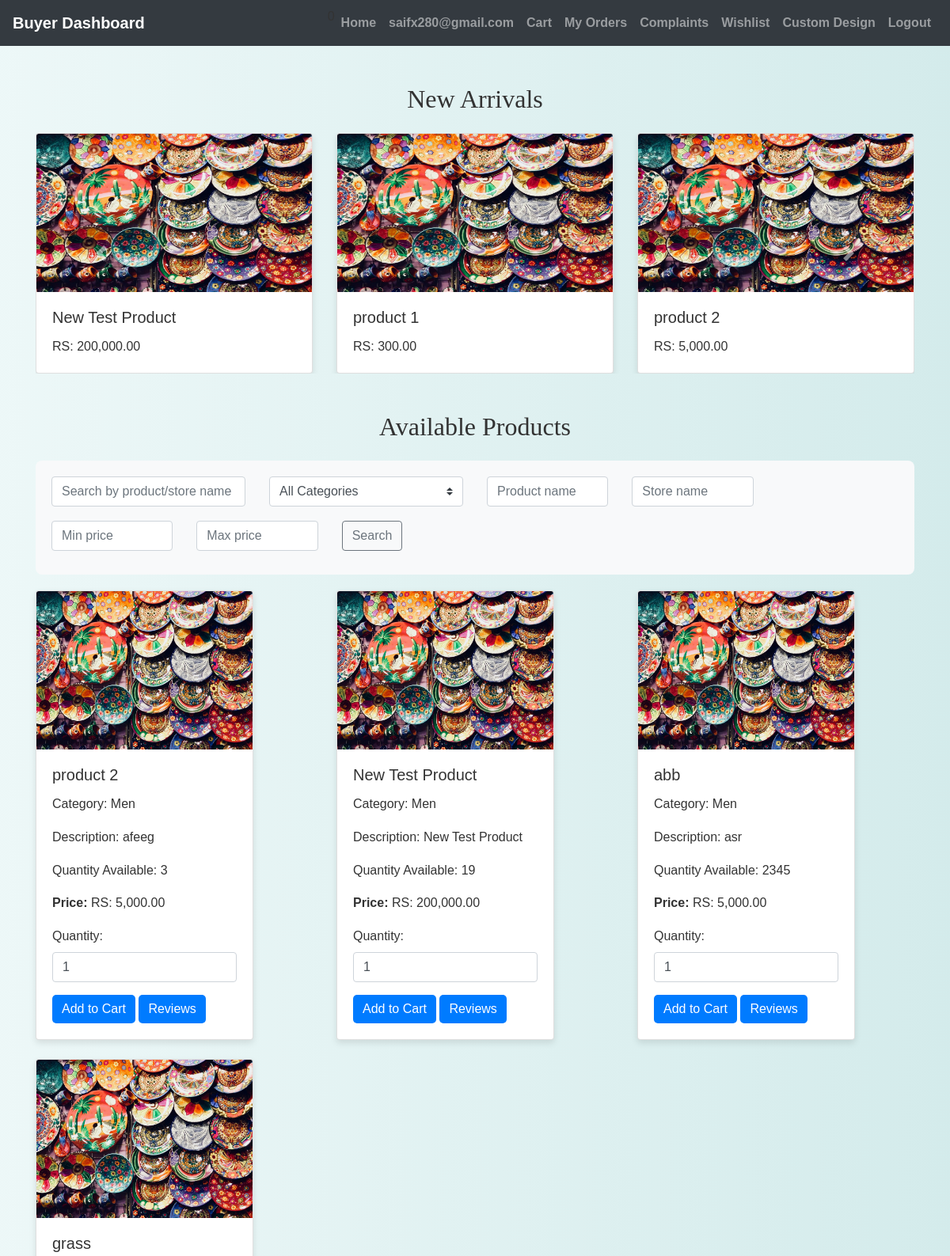
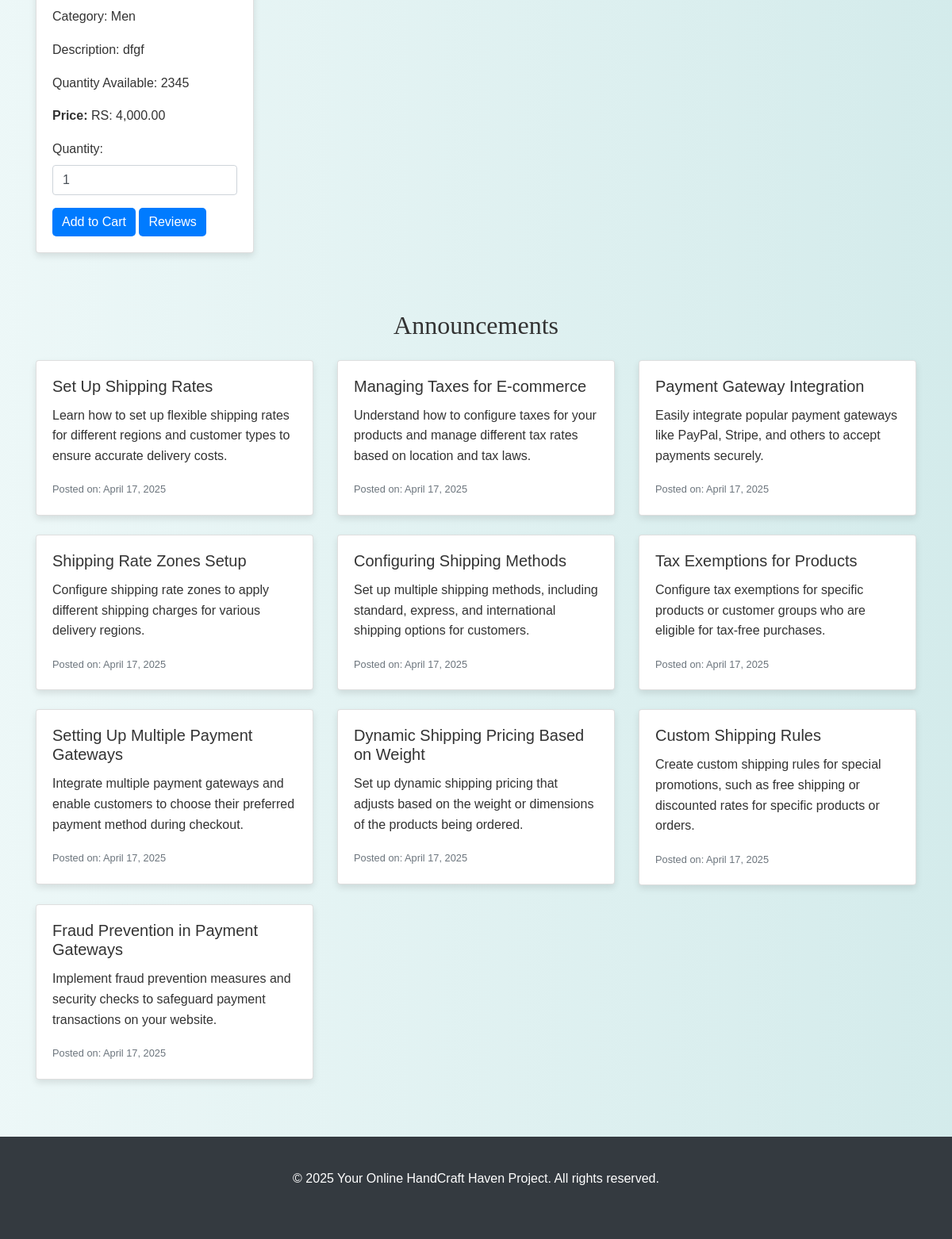
The app's page /buyer/buyer_home.php (signed in) with its own data (2 pictures, top to bottom).
### tables this page shows
CREATE TABLE `products` (
  `ProductID` int(11) NOT NULL,
  `ProductName` varchar(255) NOT NULL,
  `Description` text NOT NULL,
  `Price` decimal(10,2) NOT NULL,
  `StockQuantity` int(11) NOT NULL,
  `CategoryID` int(11) DEFAULT NULL,
  `SellerID` int(11) DEFAULT NULL,
  `ImageURL` varchar(255) DEFAULT NULL,
  `Timestamp` timestamp NOT NULL DEFAULT current_timestamp(),
  `status` enum('pending','approved','rejected') DEFAULT 'approved'
);

CREATE TABLE `categories` (
  `id` int(11) NOT NULL,
  `name` varchar(255) NOT NULL
);

CREATE TABLE `announcements` (
  `id` int(11) NOT NULL,
  `title` varchar(255) NOT NULL,
  `content` text NOT NULL,
  `announcement_date` timestamp NOT NULL DEFAULT current_timestamp(),
  `status` enum('active','inactive') DEFAULT 'active',
  `created_at` timestamp NOT NULL DEFAULT current_timestamp(),
  `updated_at` timestamp NOT NULL DEFAULT current_timestamp() ON UPDATE current_timestamp()
);

### buyer/buyer_home.php (the view, shortened to what this page needs)
<?php
include('config.php');
$sql_products = "SELECT p.*, c.name AS category_name, s.StoreName, s.Location
                FROM products p
                JOIN stores s ON p.SellerID = s.SellerID
                JOIN categories c ON p.CategoryID = c.id
                WHERE p.status = 'approved'";
$search_query = "";
$product_name = "";
$store_name = "";
$min_price = "";
$max_price = "";
$category_id = $_GET['category'] ?? "all";
$result_products = mysqli_query($conn, $sql_products);
?>
<!DOCTYPE html>
<html>
<head>
    <link rel="stylesheet" href="https://maxcdn.bootstrapcdn.com/bootstrap/4.0.0/css/bootstrap.min.css">
    <link rel="stylesheet" href="./css/style.css">
</head>
<body>
    <?php include('buyer_navbar.php'); ?>
    <div class="container mt-5">
        <h2 class="mb-4">New Arrivals</h2>
        <div id="new-arrivals-carousel" class="carousel slide" data-ride="carousel">
            <div class="carousel-inner">
                <?php
                $sql_new_arrivals = "SELECT * FROM products ORDER BY Timestamp DESC LIMIT 5";
                $result_new_arrivals = mysqli_query($conn, $sql_new_arrivals);
                $products_count = mysqli_num_rows($result_new_arrivals);
                $active = true;
                for ($i = 0; $i < $products_count; $i += 2) {
                    ?>
                    <div class="carousel-item <?php echo $active ? 'active' : ''; ?>">
                        <div class="row">
                            <?php
                            for ($j = $i; $j < min($i + 3, $products_count); $j++) {
                                mysqli_data_seek($result_new_arrivals, $j);
                                $row_new_arrival = mysqli_fetch_assoc($result_new_arrivals);
                                ?>
                                <div class="col-md-4">
                                    <div class="card" style="height: 100%;">
                                        <img class="card-img-top" src="../seller/products_images/<?php echo $row_new_arrival['ImageURL']; ?>" alt="Product Image" height="200px">
                                        <div class="card-body">
                                            <h5 class="card-title"><?php echo $row_new_arrival['ProductName']; ?></h5>
                                            <p class="card-text">RS: <?php echo number_format($row_new_arrival['Price'], 2); ?></p>
                                        </div>
                                    </div>
                                </div>
                                <?php
                            }
                            ?>
                        </div>
                    </div>
                    <?php
                    $active = false;
                }
                ?>
            </div>
            <a class="carousel-control-prev" href="#new-arrivals-carousel" role="button" data-slide="prev">
                <span class="carousel-control-prev-icon" aria-hidden="true"></span>
            </a>
            <a class="carousel-control-next" href="#new-arrivals-carousel" role="button" data-slide="next">
                <span class="carousel-control-next-icon" aria-hidden="true"></span>
            </a>
        </div>
    </div>
    <div class="container mt-5">
        <h2 class="mb-4">Available Products</h2>
        <div class="search-bar">
            <form method="GET" action="">
                <div class="row">
                    <div class="col-md-3">
                        <input type="text" class="form-control" placeholder="Search by product/store name" name="search" value="<?php echo $search_query; ?>">
                    </div>
                    <div class="col-md-3">
                        <select class="custom-select" name="category">
                            <option value="all" <?php if ($category_id == "all") echo "selected"; ?>>All Categories</option>
                        </select>
                    </div>
                    <div class="col-md-2">
                        <input type="text" class="form-control" placeholder="Product name" name="product_name" value="<?php echo $product_name; ?>">
                    </div>
                    <div class="col-md-2">
                        <input type="text" class="form-control" placeholder="Store name" name="store_name" value="<?php echo $store_name; ?>">
                    </div>
                </div>
                <div class="row mt-2">
                    <div class="col-md-2">
                        <input type="number" class="form-control" placeholder="Min price" name="min_price" value="<?php echo $min_price; ?>">
                    </div>
                    <div class="col-md-2">
                        <input type="number" class="form-control" placeholder="Max price" name="max_price" value="<?php echo $max_price; ?>">
                    </div>
                    <div class="col-md-2">
                        <button class="btn btn-outline-secondary" type="submit">Search</button>
                    </div>
                </div>
            </form>
        </div>
        <?php if (mysqli_num_rows($result_products) > 0) : ?>
            <div class="row">
                <?php while ($row = mysqli_fetch_assoc($result_products)) : ?>
                    <div class="col-md-4 mb-4 d-flex">
                        <div class="card flex-fill d-flex flex-column">
                            <img class="card-img-top" src="../seller/products_images/<?php echo $row['ImageURL']; ?>" alt="Product Image" height="200px" width="100%">
                            <div class="card-body">
                                <h5 class="card-title"><?php echo $row['ProductName']; ?></h5>
                                <p class="card-text">Category: <?php echo $row['category_name']; ?></p>
                                <p class="card-text">Description: <?php echo $row['Description']; ?></p>
                                <p class="card-text">Quantity Available: <?php echo $row['StockQuantity']; ?></p>
                                <p class="card-text"><strong>Price:</strong> RS: <?php echo number_format($row['Price'], 2); ?></p>
                                <form action="add_to_cart.php" method="post" class="add-to-cart-form">
                                    <div class="form-group">
                                        <label for="quantity">Quantity:</label>
                                        <input type="number" class="form-control quantity" name="quantity" value="1" min="1">
                                    </div>
                                    <button type="submit" class="btn btn-primary add-to-cart-btn" name="add_to_cart">Add to Cart</button>
                                    <a href="view_ratings_reviews.php?product_id=<?php echo $row['ProductID']; ?>" class="btn btn-primary">Reviews</a>
                                </form>
                            </div>
                        </div>
                    </div>
                <?php endwhile; ?>
            </div>
        <?php else : ?>
            <div class="alert alert-info" role="alert">No products found matching the search criteria.</div>
        <?php endif; ?>
    </div>
<div class="container mt-5">
    <h2 class="mb-4">Announcements</h2>
    <div class="row">
        <?php
        $sql_announcements = "SELECT * FROM announcements WHERE status = 'active' ORDER BY created_at DESC";
        $result_announcements = mysqli_query($conn, $sql_announcements);
        if (mysqli_num_rows($result_announcements) > 0) :
            while ($row_announcement = mysqli_fetch_assoc($result_announcements)) :
        ?>
                <div class="col-md-4 mb-4">
                    <div class="card">
                        <div class="card-body">
                            <h5 class="card-title"><?php echo htmlspecialchars($row_announcement['title']); ?></h5>
                            <p class="card-text"><?php echo nl2br(htmlspecialchars($row_announcement['content'])); ?></p>
                            <p class="card-text"><small class="text-muted">Posted on: <?php echo date('F j, Y', strtotime($row_announcement['created_at'])); ?></small></p>
                        </div>
                    </div>
                </div>
        <?php
            endwhile;
        else :
        ?>
            <div class="col-12">
                <div class="alert alert-info" role="alert">No announcements available at the moment.</div>
            </div>
        <?php
        endif;
        ?>
    </div>
</div>
  <footer class="footer bg-dark text-white py-4 mt-5">
  <div class="container">
    <div class="row mt-3">
      <div class="col">
        <p class="text-center mb-0">&copy; 2025 Your Online HandCraft Haven Project. All rights reserved.</p>
      </div>
    </div>
  </div>
</footer>
</body>
</html>

### buyer/css/style.css (style rules this page uses)
body { background: linear-gradient(90deg, rgba(233, 246, 246, 0.831), rgba(207, 233, 233, 0.9)); font-family: 'Arial', sans-serif; color: #333; line-height: 1.6; }
h1, h2, h3, h4 { text-align: center; margin-top: 30px; margin-bottom: 30px; font-family: 'Georgia', serif; }
.container { margin-bottom: 40px; }
.btn-primary { color: #fff; border: none; border-radius: 5px; cursor: pointer; transition: background-color 0.3s ease; }
a { color: #006666; text-decoration: none; font-weight: bold; }

### buyer/buyer_home.php (style rules this page uses)
.card { transition: transform 0.3s ease-in-out; box-shadow: 0 4px 8px rgba(0, 0, 0, 0.1); }
.search-bar { background-color: #f8f9fa; padding: 20px; border-radius: 8px; margin-bottom: 20px; }
.search-bar .form-control, .search-bar .custom-select, .search-bar .btn { margin-bottom: 10px; }

### records on screen
products: ImageURL (picture), ProductName "New Test Product", Price "200,000.00", CategoryID.name "Men", Description "New Test Product", StockQuantity "19"
products: ImageURL (picture), ProductName "product 1", Price "300.00"
products: ImageURL (picture), ProductName "product 2", Price "5,000.00", CategoryID.name "Men", Description "afeeg", StockQuantity "3"
products: ImageURL (picture), ProductName "abb", CategoryID.name "Men", Description "asr", StockQuantity "2345", Price "5,000.00"
products: ImageURL (picture), ProductName "grass", CategoryID.name "Men", Description "dfgf", StockQuantity "2345", Price "4,000.00"
announcements: title "Set Up Shipping Rates", content "Learn how to set up flexible shipping rates for different regions and customer types to ensure accurate delivery costs.", created_at "April 17, 2025"
announcements: title "Managing Taxes for E-commerce", content "Understand how to configure taxes for your products and manage different tax rates based on location and tax laws.", created_at "April 17, 2025"
announcements: title "Payment Gateway Integration", content "Easily integrate popular payment gateways like PayPal, Stripe, and others to accept payments securely.", created_at "April 17, 2025"
announcements: title "Shipping Rate Zones Setup", content "Configure shipping rate zones to apply different shipping charges for various delivery regions.", created_at "April 17, 2025"
announcements: title "Configuring Shipping Methods", content "Set up multiple shipping methods, including standard, express, and international shipping options for customers.", created_at "April 17, 2025"
announcements: title "Tax Exemptions for Products", content "Configure tax exemptions for specific products or customer groups who are eligible for tax-free purchases.", created_at "April 17, 2025"
announcements: title "Setting Up Multiple Payment Gateways", content "Integrate multiple payment gateways and enable customers to choose their preferred payment method during checkout.", created_at "April 17, 2025"
announcements: title "Dynamic Shipping Pricing Based on Weight", content "Set up dynamic shipping pricing that adjusts based on the weight or dimensions of the products being ordered.", created_at "April 17, 2025"
announcements: title "Custom Shipping Rules", content "Create custom shipping rules for special promotions, such as free shipping or discounted rates for specific products or orders.", created_at "April 17, 2025"
announcements: title "Fraud Prevention in Payment Gateways", content "Implement fraud prevention measures and security checks to safeguard payment transactions on your website.", created_at "April 17, 2025"

### other values on screen
$_SESSION["email"] "saifx280@gmail.com"
